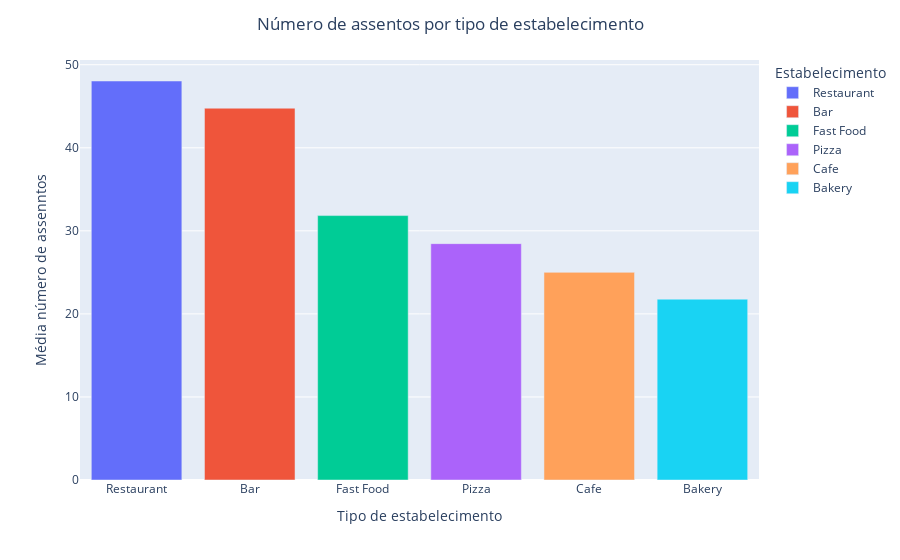

The cell this chart's notebook holds for it:
### Markdown cell above
##### <a id="25">Número médio de assentos para cada tipo de estabelecimento</a>

### Code cell
# group by
df_seats_per_obtype = df.groupby('object_type')['number'].mean().reset_index()
df_seats_per_obtype.sort_values(by='number', ascending=False, inplace=True)

# plot
fig = px.bar(df_seats_per_obtype, x='object_type',
             y='number', color='object_type')
fig.update_layout(
    title="Número de assentos por tipo de estabelecimento",
    xaxis_title="Tipo de estabelecimento",
    yaxis_title="Média número de assenntos",
    title_x=0.5,
    legend_title="Estabelecimento"
)

fig.show()

### Figure 1 — Plotly figure (JSON) as saved in the notebook; plotly's stock layout.template omitted (floating-point values rounded to 4 significant figures)
{"data": [{"alignmentgroup": "True", "hovertemplate": "object_type=%{x}<br>number=%{y}<extra></extra>", "legendgroup": "Restaurant", "marker": {"color": "#636efa", "pattern": {"shape": ""}}, "name": "Restaurant", "offsetgroup": "Restaurant", "orientation": "v", "showlegend": true, "textposition": "auto", "type": "bar", "x": ["Restaurant"], "xaxis": "x", "y": [48.04], "yaxis": "y"}, {"alignmentgroup": "True", "hovertemplate": "object_type=%{x}<br>number=%{y}<extra></extra>", "legendgroup": "Bar", "marker": {"color": "#EF553B", "pattern": {"shape": ""}}, "name": "Bar", "offsetgroup": "Bar", "orientation": "v", "showlegend": true, "textposition": "auto", "type": "bar", "x": ["Bar"], "xaxis": "x", "y": [44.77], "yaxis": "y"}, {"alignmentgroup": "True", "hovertemplate": "object_type=%{x}<br>number=%{y}<extra></extra>", "legendgroup": "Fast Food", "marker": {"color": "#00cc96", "pattern": {"shape": ""}}, "name": "Fast Food", "offsetgroup": "Fast Food", "orientation": "v", "showlegend": true, "textposition": "auto", "type": "bar", "x": ["Fast Food"], "xaxis": "x", "y": [31.84], "yaxis": "y"}, {"alignmentgroup": "True", "hovertemplate": "object_type=%{x}<br>number=%{y}<extra></extra>", "legendgroup": "Pizza", "marker": {"color": "#ab63fa", "pattern": {"shape": ""}}, "name": "Pizza", "offsetgroup": "Pizza", "orientation": "v", "showlegend": true, "textposition": "auto", "type": "bar", "x": ["Pizza"], "xaxis": "x", "y": [28.46], "yaxis": "y"}, {"alignmentgroup": "True", "hovertemplate": "object_type=%{x}<br>number=%{y}<extra></extra>", "legendgroup": "Cafe", "marker": {"color": "#FFA15A", "pattern": {"shape": ""}}, "name": "Cafe", "offsetgroup": "Cafe", "orientation": "v", "showlegend": true, "textposition": "auto", "type": "bar", "x": ["Cafe"], "xaxis": "x", "y": [25], "yaxis": "y"}, {"alignmentgroup": "True", "hovertemplate": "object_type=%{x}<br>number=%{y}<extra></extra>", "legendgroup": "Bakery", "marker": {"color": "#19d3f3", "pattern": {"shape": ""}}, "name": "Bakery", "offsetgroup": "Bakery", "orientation": "v", "showlegend": true, "textposition": "auto", "type": "bar", "x": ["Bakery"], "xaxis": "x", "y": [21.77], "yaxis": "y"}], "layout": {"barmode": "relative", "legend": {"title": {"text": "Estabelecimento"}, "tracegroupgap": 0}, "margin": {"t": 60}, "title": {"text": "Número de assentos por tipo de estabelecimento", "x": 0.5}, "xaxis": {"anchor": "y", "categoryarray": ["Restaurant", "Bar", "Fast Food", "Pizza", "Cafe", "Bakery"], "categoryorder": "array", "domain": [0, 1], "title": {"text": "Tipo de estabelecimento"}}, "yaxis": {"anchor": "x", "domain": [0, 1], "title": {"text": "Média número de assenntos"}}}}
